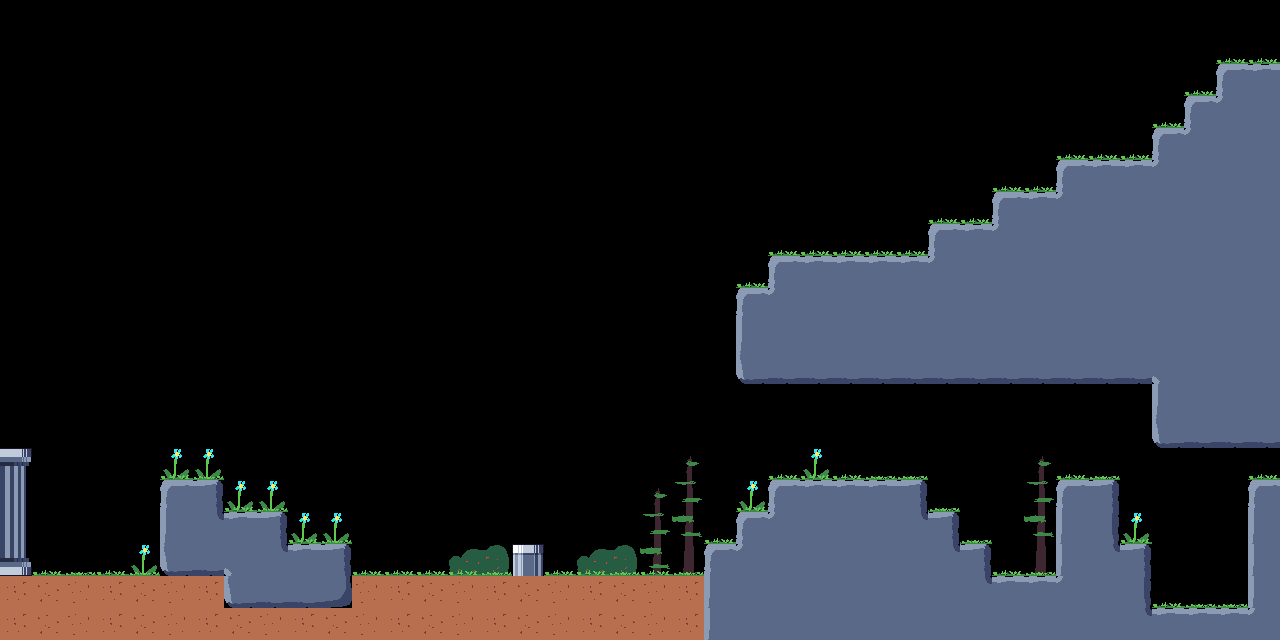

Rendered tile map (Tiled .tmx) drawn with the repository's tilesets; below, a short description and the map source with its tile grids summarised:
An orthogonal 40x20 tile map with 32x32 px tiles, 2 tile layers (background, foreground), 3 tilesets and 14 objects (8x ranged, 4x melee, entrance, exit).

<map version="1.2" tiledversion="1.2.1" orientation="orthogonal" renderorder="right-down" width="40" height="20" tilewidth="32" tileheight="32" infinite="0" nextlayerid="4" nextobjectid="23">
 <tileset firstgid="1" name="tiles" tilewidth="32" tileheight="32" tilecount="64" columns="8">
  <image source="tiles.png" width="256" height="256" />
  <terraintypes>
   <terrain name="pillars" tile="0" />
   <terrain name="ground" tile="0" />
   <terrain name="cave" tile="0" />
  </terraintypes>
  <tile id="0" terrain=",,,0">
   <properties>
    <property name="collides" type="bool" value="true" />
   </properties>
  </tile>
  <tile id="1" terrain=",,0,0">
   <properties>
    <property name="collides" type="bool" value="true" />
   </properties>
  </tile>
  <tile id="2" terrain=",,0,">
   <properties>
    <property name="collides" type="bool" value="true" />
   </properties>
  </tile>
  <tile id="3" terrain="0,0,0,">
   <properties>
    <property name="collides" type="bool" value="true" />
   </properties>
  </tile>
  <tile id="4" terrain="0,0,,0">
   <properties>
    <property name="collides" type="bool" value="true" />
   </properties>
  </tile>
  <tile id="5">
   <properties>
    <property name="collides" type="bool" value="true" />
   </properties>
  </tile>
  <tile id="8" terrain=",0,,0">
   <properties>
    <property name="collides" type="bool" value="true" />
   </properties>
  </tile>
  <tile id="9" terrain="0,0,0,0">
   <properties>
    <property name="collides" type="bool" value="true" />
   </properties>
  </tile>
  <tile id="10" terrain="0,,0,">
   <properties>
    <property name="collides" type="bool" value="true" />
   </properties>
  </tile>
  <tile id="11" terrain="0,,0,0">
   <properties>
    <property name="collides" type="bool" value="true" />
   </properties>
  </tile>
  <tile id="12" terrain=",0,0,0">
   <properties>
    <property name="collides" type="bool" value="true" />
   </properties>
  </tile>
  <tile id="13">
   <properties>
    <property name="collides" type="bool" value="true" />
   </properties>
  </tile>
  <tile id="16" terrain=",0,,">
   <properties>
    <property name="collides" type="bool" value="true" />
   </properties>
  </tile>
  <tile id="17" terrain="0,0,,">
   <properties>
    <property name="collides" type="bool" value="true" />
   </properties>
  </tile>
  <tile id="18" terrain="0,,,">
   <properties>
    <property name="collides" type="bool" value="true" />
   </properties>
  </tile>
  <tile id="21">
   <properties>
    <property name="collides" type="bool" value="true" />
   </properties>
  </tile>
  <tile id="24" terrain="1,1,1,1">
   <properties>
    <property name="collides" type="bool" value="true" />
   </properties>
  </tile>
  <tile id="25" terrain="1,1,1,1">
   <properties>
    <property name="collides" type="bool" value="true" />
   </properties>
  </tile>
  <tile id="26" terrain="1,1,1,1">
   <properties>
    <property name="collides" type="bool" value="true" />
   </properties>
  </tile>
  <tile id="27" terrain=",,1,1" />
  <tile id="28" terrain=",,1,1" />
  <tile id="32">
   <properties>
    <property name="collides" type="bool" value="true" />
   </properties>
  </tile>
  <tile id="43" terrain=",,,2">
   <properties>
    <property name="collides" type="bool" value="true" />
   </properties>
  </tile>
  <tile id="44" terrain=",,2,2">
   <properties>
    <property name="collides" type="bool" value="true" />
   </properties>
  </tile>
  <tile id="45" terrain=",,2,">
   <properties>
    <property name="collides" type="bool" value="true" />
   </properties>
  </tile>
  <tile id="46" terrain="2,2,2,">
   <properties>
    <property name="collides" type="bool" value="true" />
   </properties>
  </tile>
  <tile id="47" terrain="2,2,,2">
   <properties>
    <property name="collides" type="bool" value="true" />
   </properties>
  </tile>
  <tile id="51" terrain=",2,,2">
   <properties>
    <property name="collides" type="bool" value="true" />
   </properties>
  </tile>
  <tile id="52" terrain="2,2,2,2">
   <properties>
    <property name="collides" type="bool" value="true" />
   </properties>
  </tile>
  <tile id="53" terrain="2,,2,">
   <properties>
    <property name="collides" type="bool" value="true" />
   </properties>
  </tile>
  <tile id="54" terrain="2,,2,2">
   <properties>
    <property name="collides" type="bool" value="true" />
   </properties>
  </tile>
  <tile id="55" terrain=",2,2,2">
   <properties>
    <property name="collides" type="bool" value="true" />
   </properties>
  </tile>
  <tile id="59" terrain=",2,,">
   <properties>
    <property name="collides" type="bool" value="true" />
   </properties>
  </tile>
  <tile id="60" terrain="2,2,,">
   <properties>
    <property name="collides" type="bool" value="true" />
   </properties>
  </tile>
  <tile id="61" terrain="2,,,">
   <properties>
    <property name="collides" type="bool" value="true" />
   </properties>
  </tile>
 </tileset>
 <tileset firstgid="65" source="tiles.tsx" />
 <tileset firstgid="129" name="bgtiles" tilewidth="32" tileheight="32" tilecount="16" columns="4">
  <image source="bgtiles.png" width="128" height="128" />
 </tileset>
 <layer id="1" name="background" width="40" height="20">
  <data>[800 cells, 25 non-empty, 7 distinct tile ids]</data>
 </layer>
 <layer id="2" name="foreground" width="40" height="20">
  <data>[800 cells, 291 non-empty, 21 distinct tile ids]</data>
 </layer>
 <objectgroup id="3" name="objects">
  <object id="1" name="entrance" gid="7" x="1184" y="608" width="64" height="64" />
  <object id="2" name="exit" gid="7" x="32" y="576" width="64" height="64" />
  <object id="10" name="ranged" gid="7" x="1248" y="480" width="32" height="32" />
  <object id="11" name="ranged" gid="7" x="896" y="480" width="32" height="32" />
  <object id="12" name="melee" gid="7" x="928" y="512" width="32" height="32" />
  <object id="14" name="melee" gid="7" x="992" y="576" width="32" height="32" />
  <object id="15" name="ranged" gid="7" x="320" y="544" width="32" height="32" />
  <object id="16" name="ranged" gid="7" x="288" y="544" width="32" height="32" />
  <object id="17" name="ranged" gid="7" x="256" y="512" width="32" height="32" />
  <object id="18" name="ranged" gid="7" x="224" y="512" width="32" height="32" />
  <object id="19" name="ranged" gid="7" x="192" y="480" width="32" height="32" />
  <object id="20" name="ranged" gid="7" x="160" y="480" width="32" height="32" />
  <object id="21" name="melee" gid="7" x="544" y="576" width="32" height="32" />
  <object id="22" name="melee" gid="7" x="352" y="576" width="32" height="32" />
 </objectgroup>
</map>
